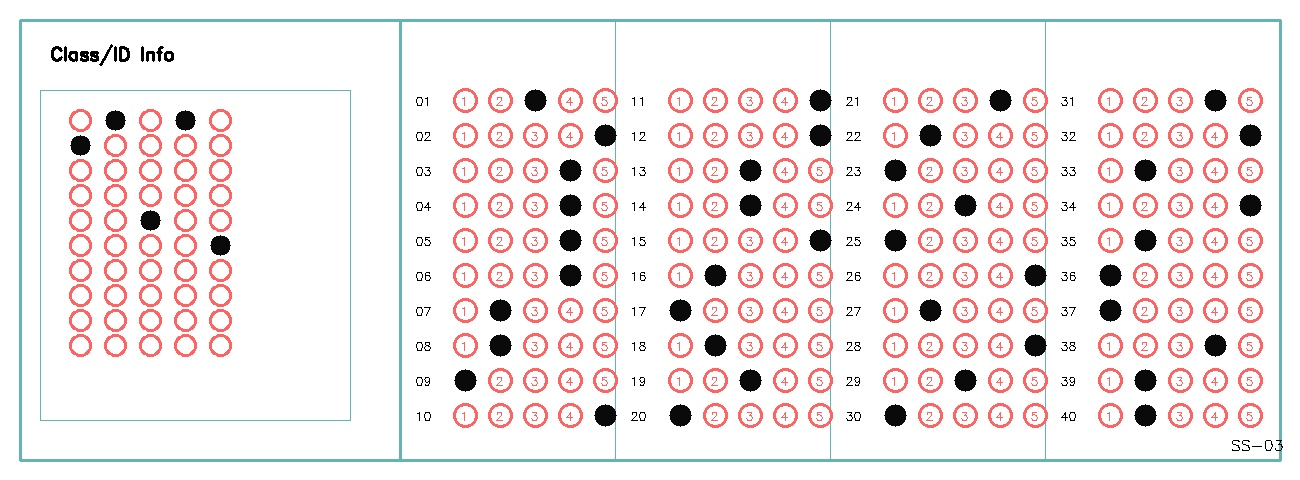
#> input picture backend/uploads/001a513c-5bec-4d56-bbf4-f112e8d0970f_ss03_omr_marked.jpg, 1300 x 480 px
$ python -i document_processor.py   (imports and definitions only)
#> lines starting #> are read from the running program, lines starting #| are printed output that depends on the picture; after the words box and inside, x2 and y2 are one past the last pixel; in counts of white or black regions, pixels touching at a corner belong together
import cv2
import numpy as np

class DocumentProcessor:
    def __init__(self):
        pass

    def resize_image(self, image, height=1000):
        """Resize image to a fixed height while maintaining aspect ratio."""
        ratio = height / image.shape[0]
        dim = (int(image.shape[1] * ratio), height)
        return cv2.resize(image, dim, interpolation=cv2.INTER_AREA), ratio

    def get_corners(self, image):
        """Detect the four corners of a page/card."""
        gray = cv2.cvtColor(image, cv2.COLOR_BGR2GRAY)
        blurred = cv2.GaussianBlur(gray, (5, 5), 0)

        # Use multiple thresholding methods for robustness
        # 1. Canny
        edged = cv2.Canny(blurred, 50, 200)
        # 2. Otsu (for blocky shapes)
        _, thresh = cv2.threshold(gray, 0, 255, cv2.THRESH_BINARY | cv2.THRESH_OTSU)

        combined = cv2.bitwise_or(edged, thresh)
        # Morphological operations to close gaps in contours
        kernel = cv2.getStructuringElement(cv2.MORPH_RECT, (5, 5))
        combined = cv2.morphologyEx(combined, cv2.MORPH_CLOSE, kernel)

        contours, _ = cv2.findContours(combined, cv2.RETR_LIST, cv2.CHAIN_APPROX_SIMPLE)
        contours = sorted(contours, key=cv2.contourArea, reverse=True)[:10]

        for c in contours:
            peri = cv2.arcLength(c, True)
            approx = cv2.approxPolyDP(c, 0.02 * peri, True)

            # Look for a 4-point contour that covers a significant area
            if len(approx) == 4 and cv2.contourArea(c) > (image.shape[0] * image.shape[1] * 0.1):
                return approx

        return None

    def order_points(self, pts):
        """Order points as: top-left, top-right, bottom-right, bottom-left."""
        rect = np.zeros((4, 2), dtype="float32")
        pts = pts.reshape(4, 2)

        s = pts.sum(axis=1)
        rect[0] = pts[np.argmin(s)]
        rect[2] = pts[np.argmax(s)]

        diff = np.diff(pts, axis=1)
        rect[1] = pts[np.argmin(diff)]
        rect[3] = pts[np.argmax(diff)]

        return rect

    def four_point_transform(self, image, pts):
        """Apply perspective transform to get a top-down view."""
        rect = self.order_points(pts)
        (tl, tr, br, bl) = rect

        widthA = np.sqrt(((br[0] - bl[0]) ** 2) + ((br[1] - bl[1]) ** 2))
        widthB = np.sqrt(((tr[0] - tl[0]) ** 2) + ((tr[1] - tl[1]) ** 2))
        maxWidth = max(int(widthA), int(widthB))

        heightA = np.sqrt(((tr[0] - br[0]) ** 2) + ((tr[1] - br[1]) ** 2))
        heightB = np.sqrt(((tl[0] - bl[0]) ** 2) + ((tl[1] - bl[1]) ** 2))
        maxHeight = max(int(heightA), int(heightB))

        dst = np.array([
            [0, 0],
            [maxWidth - 1, 0],
            [maxWidth - 1, maxHeight - 1],
            [0, maxHeight - 1]], dtype="float32")

        M = cv2.getPerspectiveTransform(rect, dst)
        warped = cv2.warpPerspective(image, M, (maxWidth, maxHeight))

        return warped

    def process_document(self, image_path):
        """Main method to load, detect corners, and warp a document."""
        image = cv2.imread(image_path)
#> image is the input picture: shape (480, 1300, 3); mean B, G, R 234.1, 234.3, 241.5
        if image is None:
            return None

        # Resize for faster processing while keeping track of the ratio
        resized, ratio = self.resize_image(image)
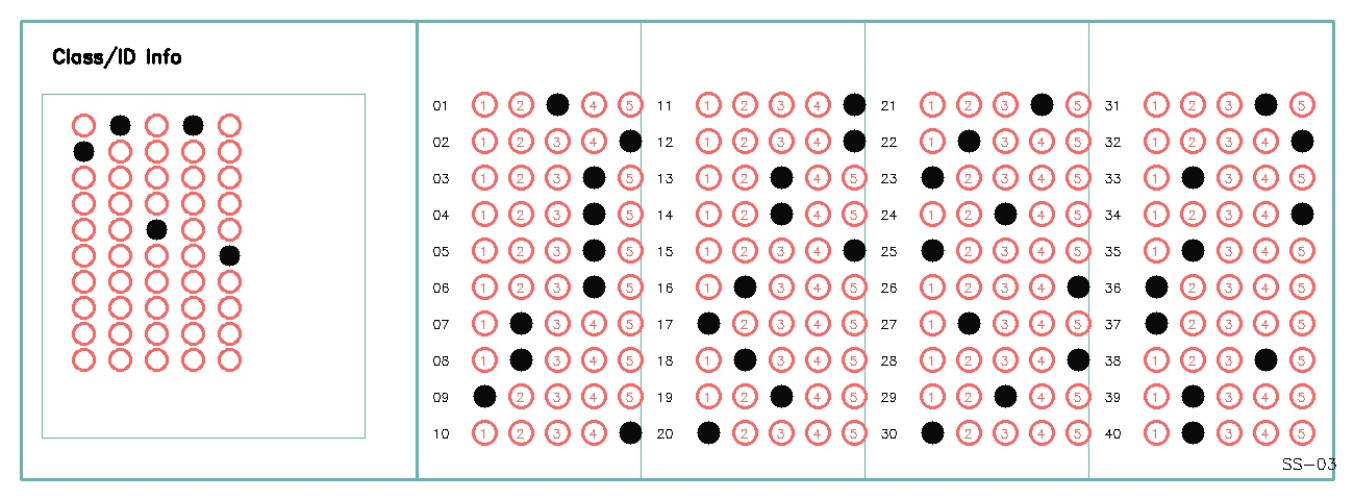
#> resized: shape (1000, 2708, 3) (shown at 1/2 size); mean B, G, R 234.1, 234.3, 241.5
#> ratio = 2.08

        corners = self.get_corners(resized)
#> in get_corners, `gray = cv2.cvtColor(image, cv2.COLOR_BGR2GRAY)`:
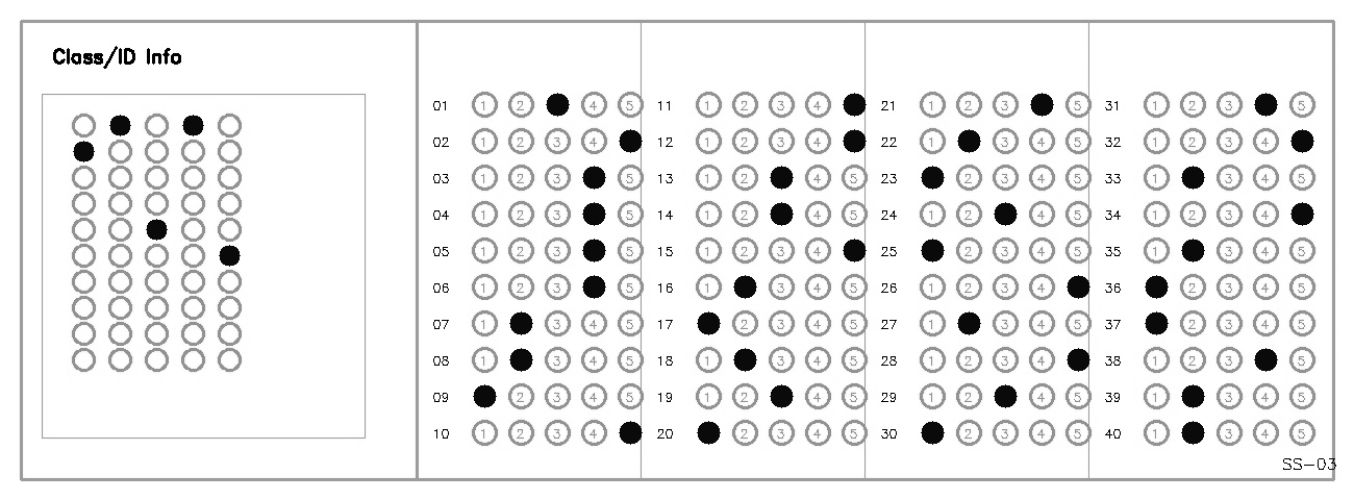
#> gray: shape (1000, 2708) (shown at 1/2 size); min 0, max 255, mean 236.4
#> in get_corners, `edged = cv2.Canny(blurred, 50, 200)`:
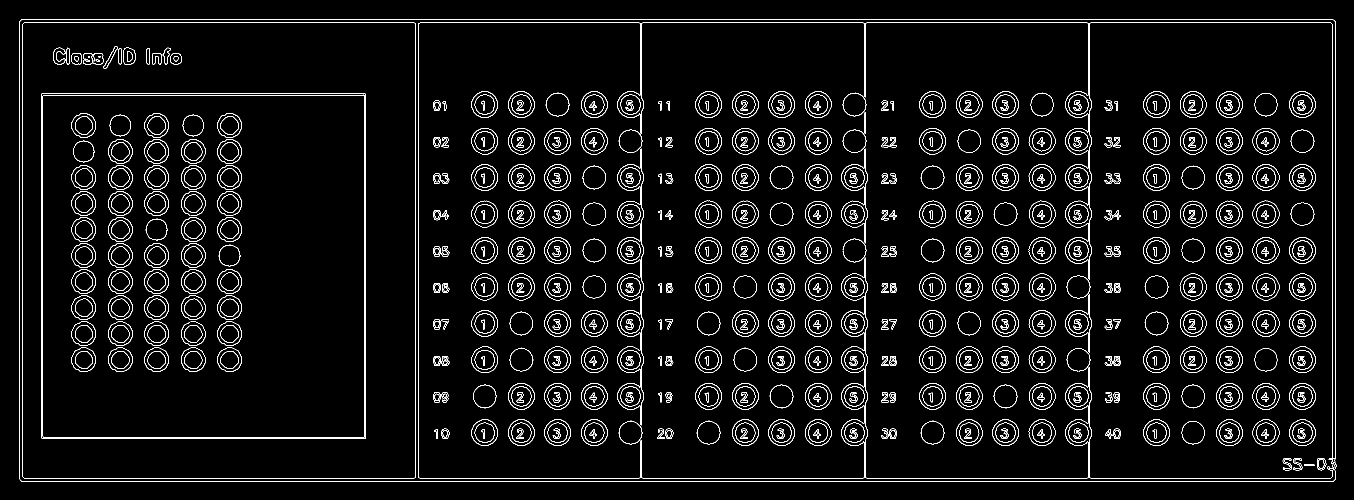
#> edged: shape (1000, 2708) (shown at 1/2 size); 4.6% white in thin lines or dots, all inside (x1, y1, x2, y2) = (39, 39, 2673, 963)
#> in get_corners, `_, thresh = cv2.threshold(gray, 0, 255, cv2.THRESH_BINARY | cv2.THRESH..`:
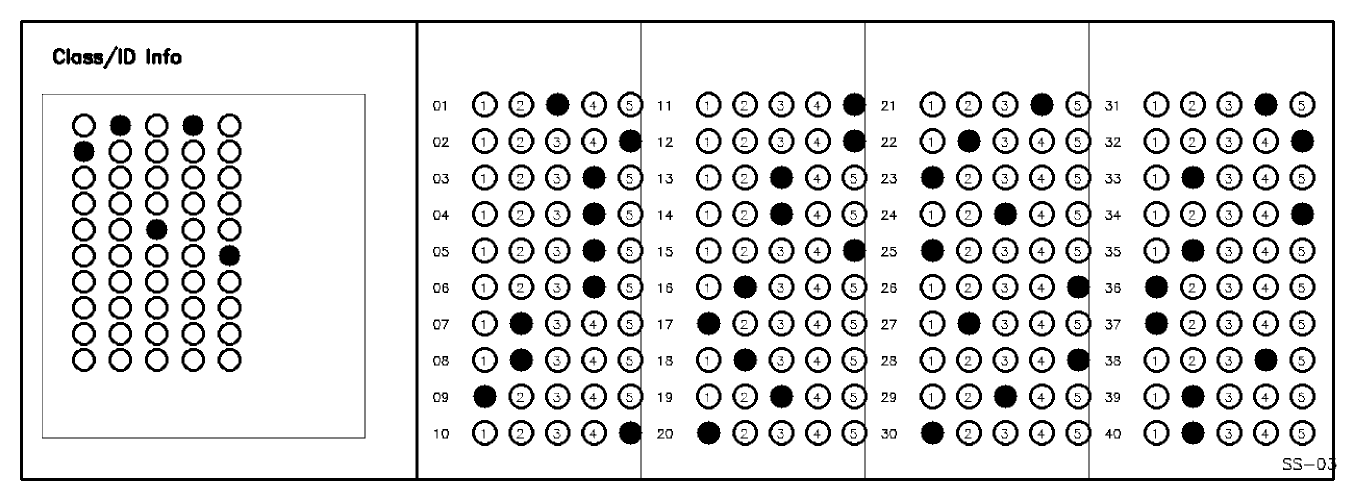
#> thresh: shape (1000, 2708) (shown at 1/2 size); 87.9% white; 650 black regions (104 under 20 px), largest, box (x1, y1, x2, y2) and area: (40, 40, 2673, 962) 83006, (84, 188, 731, 877) 4000, (1466, 550, 1515, 598) 1682
#> in get_corners, `combined = cv2.bitwise_or(edged, thresh)`:
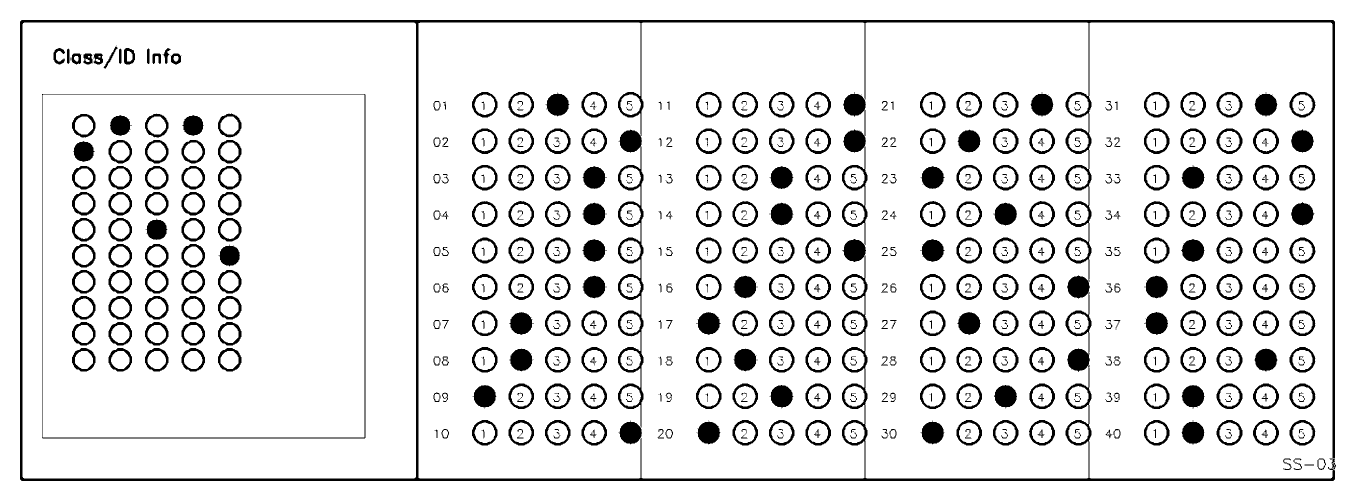
#> combined: shape (1000, 2708) (shown at 1/2 size); 89.5% white; 789 black regions (261 under 20 px), largest, box (x1, y1, x2, y2) and area: (40, 40, 2672, 962) 62703, (1236, 260, 1287, 855) 7412, (84, 188, 731, 877) 3997
#> in get_corners, `combined = cv2.morphologyEx(combined, cv2.MORPH_CLOSE, kernel)`:
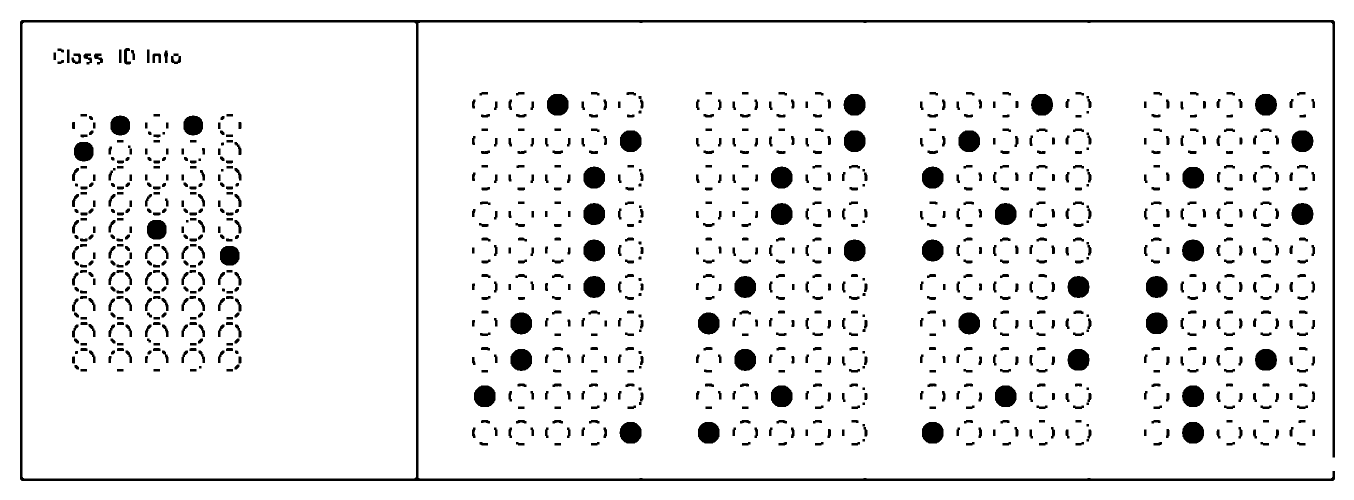
#> combined: shape (1000, 2708) (shown at 1/2 size); 92.8% white; 1007 black regions
#> in get_corners, `contours, _ = cv2.findContours(combined, cv2.RETR_LIST, cv2.CHAIN_APPR..`: contours = 1011 contours; largest, box (x1, y1, x2, y2) and area: (0, 0, 2708, 1000) 2704293, (39, 39, 2671, 963) 763874, (45, 45, 832, 957) 716030, (2363, 478, 2409, 524) 1612, (1687, 478, 1732, 524) 1610
#> in get_corners, `contours = sorted(contours, key=cv2.contourArea, reverse=True)[:10]`: contours = 10 contours; largest, box (x1, y1, x2, y2) and area: (0, 0, 2708, 1000) 2704293, (39, 39, 2671, 963) 763874, (45, 45, 832, 957) 716030, (2363, 478, 2409, 524) 1612, (1687, 478, 1732, 524) 1610
#> the loop in get_corners, `for c in contours:` made 1 pass
#> (peri, approx) on pass 1: (7412, [[0, 0], [0, 999], [2707, 999], [2707, 0]])
#> corners = [[0, 0], [0, 999], [2707, 999], [2707, 0]]
        if corners is None:
            # Fallback if no 4-point contour found - return original
            return image

        # Rescale corners back to original image size
        scaled_corners = (corners.reshape(4, 2) / ratio).astype("float32")
#> scaled_corners = [[0, 0], [0, 479.5], [1299.4, 479.5], [1299.4, 0]]

        warped = self.four_point_transform(image, scaled_corners)
#> in order_points, `s = pts.sum(axis=1)`: s = [0, 479.5, 1778.9, 1299.4]
#> in order_points, `diff = np.diff(pts, axis=1)`: diff = [0, 479.5, -819.8, -1299.4]
#> in four_point_transform, `rect = self.order_points(pts)`: rect = [[0, 0], [1299.4, 0], [1299.4, 479.5], [0, 479.5]]
#> in four_point_transform, `(tl, tr, br, bl) = rect`: tl = [0, 0]; tr = [1299.4, 0]; br = [1299.4, 479.5]; bl = [0, 479.5]
#> in four_point_transform, `widthA = np.sqrt(((br[0] - bl[0]) ** 2) + ((br[1] - bl[1]) ** 2))`: widthA = 1299.4
#> in four_point_transform, `maxWidth = max(int(widthA), int(widthB))`: maxWidth = 1299
#> in four_point_transform, `heightA = np.sqrt(((tr[0] - br[0]) ** 2) + ((tr[1] - br[1]) ** 2))`: heightA = 479.5
#> in four_point_transform, `maxHeight = max(int(heightA), int(heightB))`: maxHeight = 479
#> in four_point_transform, `dst = np.array([ [0, 0], [maxWidth - 1, 0], [maxWidth - 1, maxHeight -..`: dst = [[0, 0], [1298, 0], [1298, 478], [0, 478]]
#> in four_point_transform, `M = cv2.getPerspectiveTransform(rect, dst)`: M = [[0.999, 0, 0], [0, 0.997, 0], [9.15e-20, 0, 1]]
#> in four_point_transform, `warped = cv2.warpPerspective(image, M, (maxWidth, maxHeight))`:
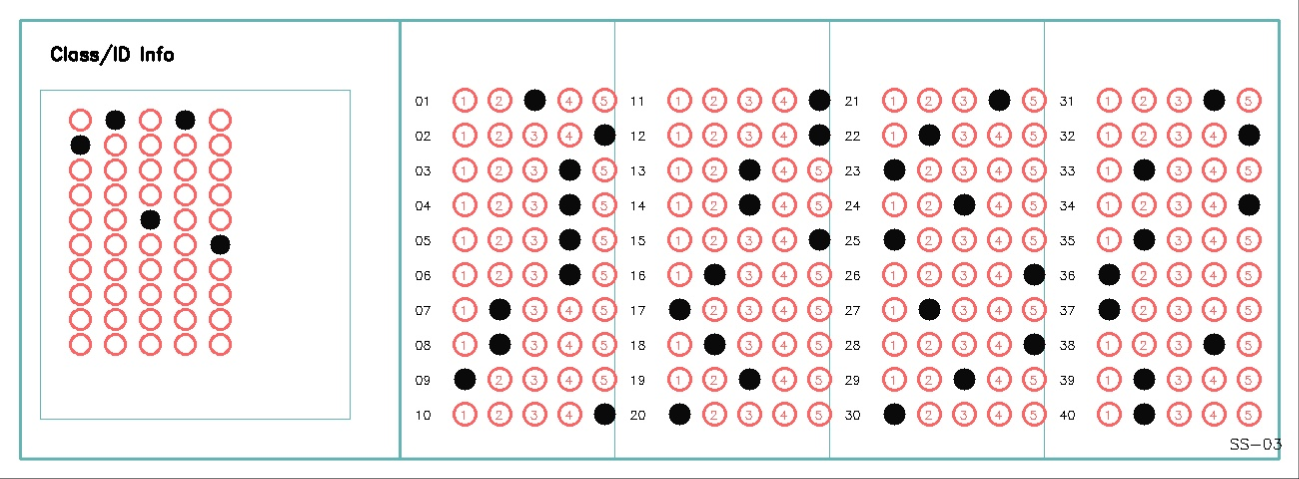
#> warped: shape (479, 1299, 3); mean B, G, R 233.8, 234, 241.1
        return warped

# [6 lines not run here, left out]

>>> result = DocumentProcessor().process_document('../uploads/001a513c-5bec-4d56-bbf4-f112e8d0970f_ss03_omr_marked.jpg')
